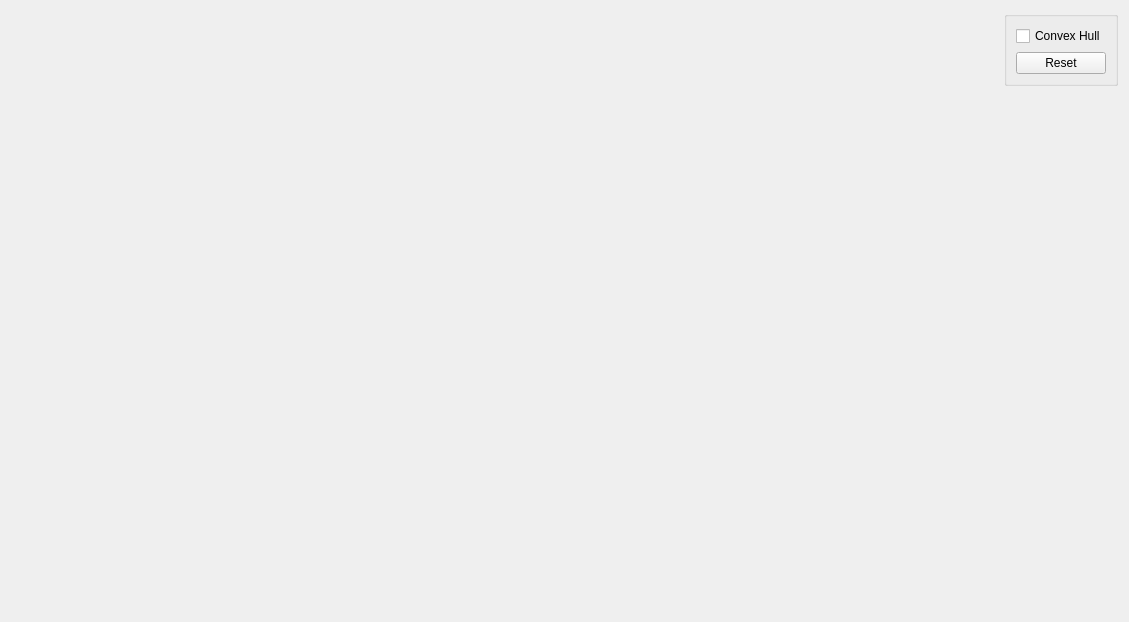
<?xml version="1.0" encoding="UTF-8"?>
<ui version="4.0">
 <class>convex_hull</class>
 <widget class="QWidget" name="convex_hull">
  <property name="geometry">
   <rect>
    <x>0</x>
    <y>0</y>
    <width>1129</width>
    <height>622</height>
   </rect>
  </property>
  <property name="windowTitle">
   <string>Form</string>
  </property>
  <layout class="QGridLayout" name="gridLayout">
   <item row="0" column="0" rowspan="3">
    <widget class="DrawWidget" name="draw_widget" native="true">
     <property name="sizePolicy">
      <sizepolicy hsizetype="MinimumExpanding" vsizetype="Preferred">
       <horstretch>0</horstretch>
       <verstretch>0</verstretch>
      </sizepolicy>
     </property>
    </widget>
   </item>
   <item row="0" column="1" alignment="Qt::AlignRight|Qt::AlignTop">
    <widget class="QGroupBox" name="groupBox">
     <property name="title">
      <string/>
     </property>
     <layout class="QVBoxLayout" name="verticalLayout">
      <item>
       <widget class="QCheckBox" name="ConvexHull">
        <property name="text">
         <string>Convex Hull</string>
        </property>
       </widget>
      </item>
      <item>
       <widget class="QPushButton" name="Reset">
        <property name="text">
         <string>Reset</string>
        </property>
       </widget>
      </item>
     </layout>
    </widget>
   </item>
   <item row="1" column="1">
    <spacer name="verticalSpacer">
     <property name="orientation">
      <enum>Qt::Vertical</enum>
     </property>
     <property name="sizeHint" stdset="0">
      <size>
       <width>20</width>
       <height>40</height>
      </size>
     </property>
    </spacer>
   </item>
  </layout>
 </widget>
 <customwidgets>
  <customwidget>
   <class>DrawWidget</class>
   <extends>QWidget</extends>
   <header>drawwidget.h</header>
   <container>1</container>
  </customwidget>
 </customwidgets>
 <resources/>
 <connections/>
</ui>
